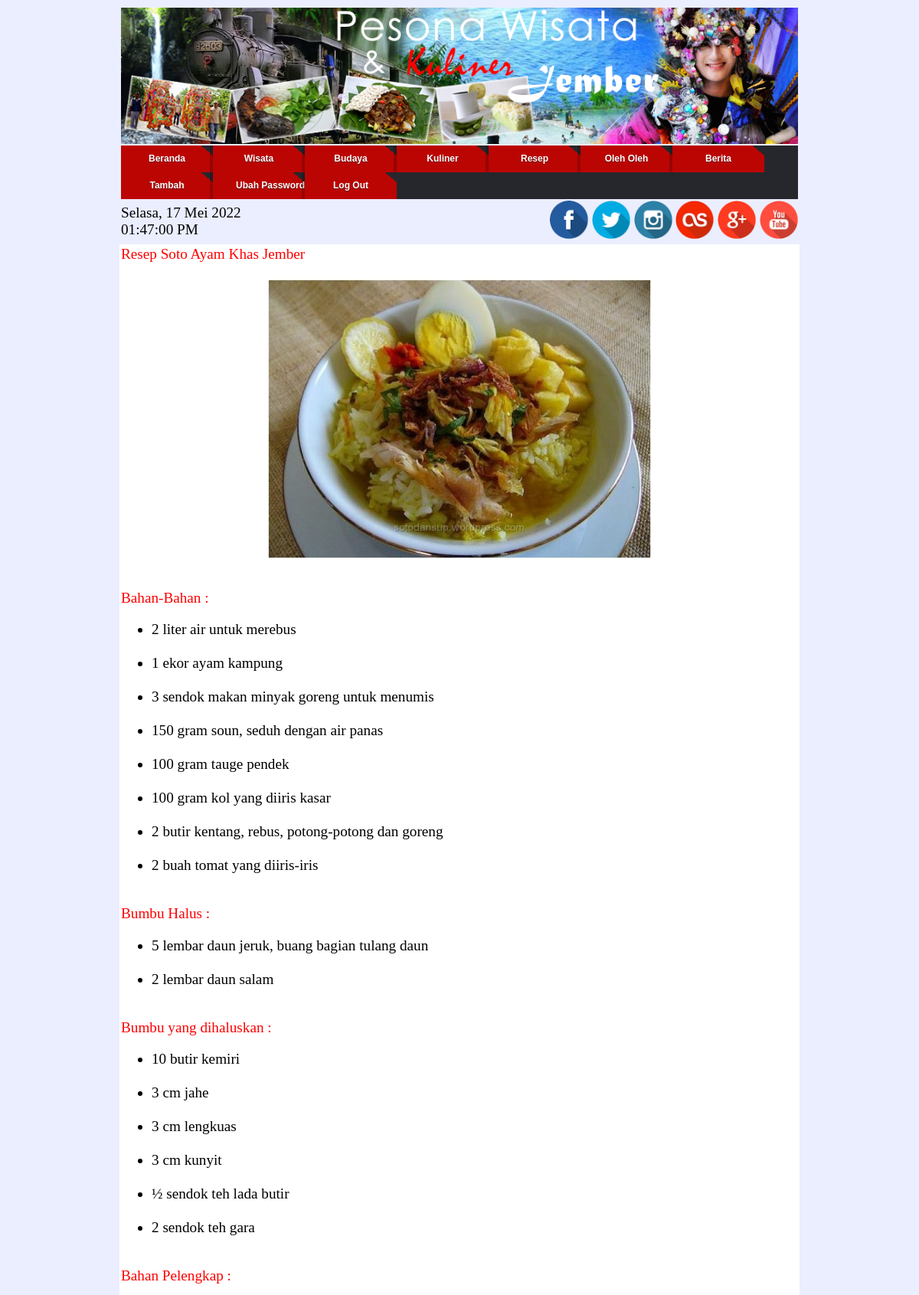
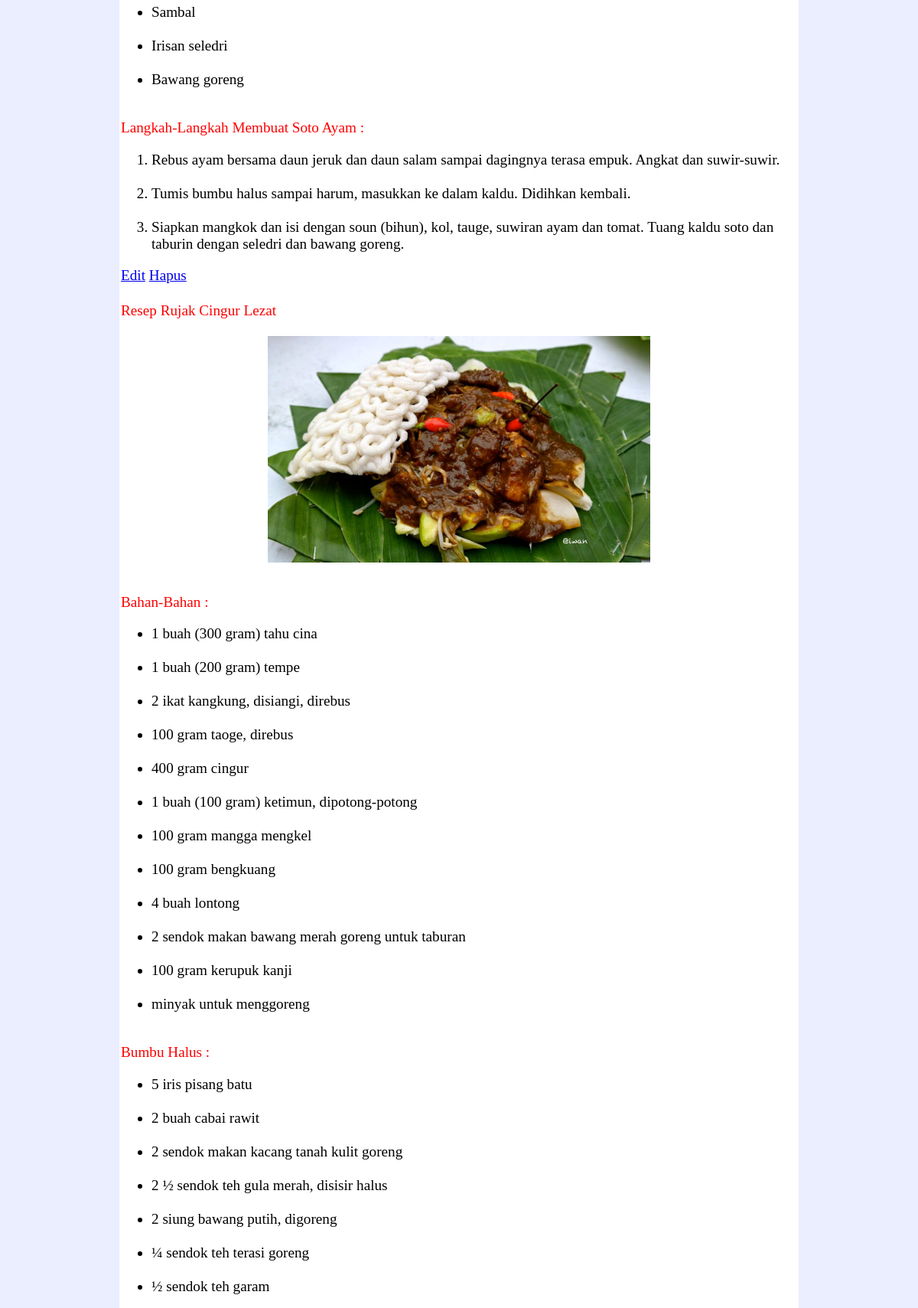
The app's page /admin/resep.php (signed in, upper part) with its own data (2 pictures, top to bottom).
### tables this page shows
CREATE TABLE IF NOT EXISTS `berita` (
  `id_berita` int(11) NOT NULL AUTO_INCREMENT,
  `judul` varchar(40) NOT NULL,
  `tgl_buat` date DEFAULT NULL,
  `tgl_update` date NOT NULL,
  `gambar` varchar(100) NOT NULL,
  `isi` text NOT NULL,
  `kategori` varchar(15) NOT NULL,
  `kunjungan` int(11) NOT NULL,
  PRIMARY KEY (`id_berita`)
);

### admin/resep.php (the view, shortened to what this page needs)
<?php
if(isset($_SESSION['login'])){
?>
<html>
<body>
<?php
	include "menu_admin.php";
?>
<center>
<table border="0" bgcolor="white">
<?php
	$query=mysql_query("SELECT * FROM berita where kategori='resep'")or die('perintah sql salah');
	if(mysql_num_rows($query)==0){
	echo'<tr><td><center>Tidak ada data!</center></td></tr>';
	}else{
		$per_page = 5;
		$page = (isset($_GET['page'])) ? (int)$_GET['page'] : 1;
		$start = ($page - 1) * $per_page;
		$query="select judul,gambar,isi,id_berita from berita where kategori='resep' order by id_berita limit $start, $per_page";
		$sql=mysql_query($query);
		while($hasil=mysql_fetch_array($sql)){
			$judul=$hasil['judul'];
			$gambar=$hasil['gambar'];
			$isi=$hasil['isi'];
			$id=$hasil['id_berita'];
			echo'<tr><td><font color="red">'.$judul.'</font><br><br>
			<center>
			<img src="../images/'.$gambar.'" class="img5" width="500" title="'.$gambar.'" alt="'.$gambar.'"></center>
			<br>
			';
			echo $isi;
			echo'<a href="edit.php?id='.$id.'">Edit</a> <a href="hapus.php?id='.$id.'"onclick="return confirm(\'Yakin?\')">Hapus</a><br><br></td></tr>';
		}
	}
?>
</table>
<?php
	include 'footer.php';
?>
</body>
</html>
<?php
}else{
	echo'<script>window.location="admin97.php"</script>';
}
?>

### admin/menu_admin.php (style rules this page uses)
body { font-family:Calibri; background-color:#ebeeff; }
.img5 { height:auto; transition: all 0.5s; -o-transition: all 0.5s; -moz-transition: all 0.5s; -webkit-transition: all 0.5s; }
img { max-width:100% }
table { width: 75%; }
table tr { padding: .35em; }
table th, table td { padding: 0em; font-size:1.2em; }
table td img { text-align: center; }

### records on screen
berita: judul "Resep Soto Ayam Khas Jember", gambar (picture), isi "Bahan-Bahan : 2 liter air untuk merebus 1 ekor ayam kampung 3 sendok makan minyak goreng untuk menumis 150 gram soun, seduh dengan air panas 100 gram tauge pendek 100 gram kol yang diiris kasar 2 butir kentang, rebus, potong-potong dan goreng 2 buah tomat yang diiris-iris Bumbu Halus : 5 lembar daun jeruk, buang bagian tulang daun 2 lembar daun salam Bumbu yang dihaluskan : 10 butir kemiri 3 cm jahe 3 cm lengkuas 3 cm kunyit ½ sendok teh lada butir 2 sendok teh gara Bahan Pelengkap : Sambal Irisan seledri Bawang goreng Langkah-Langkah Membuat Soto Ayam : Rebus ayam bersama daun jeruk dan daun salam sampai dagingnya terasa empuk. Angkat dan suwir-suwir. Tumis bumbu halus sampai harum,…"
berita: judul "Resep Rujak Cingur Lezat", gambar (picture), isi "Bahan-Bahan : 1 buah (300 gram) tahu cina 1 buah (200 gram) tempe 2 ikat kangkung, disiangi, direbus 100 gram taoge, direbus 400 gram cingur 1 buah (100 gram) ketimun, dipotong-potong 100 gram mangga mengkel 100 gram bengkuang 4 buah lontong 2 sendok makan bawang merah goreng untuk taburan 100 gram kerupuk kanji minyak untuk menggoreng Bumbu Halus : 5 iris pisang batu 2 buah cabai rawit 2 sendok makan kacang tanah kulit goreng 2 ½ sendok teh gula merah, disisir halus 2 siung bawang putih, digoreng ¼ sendok teh terasi goreng ½ sendok teh garam"
